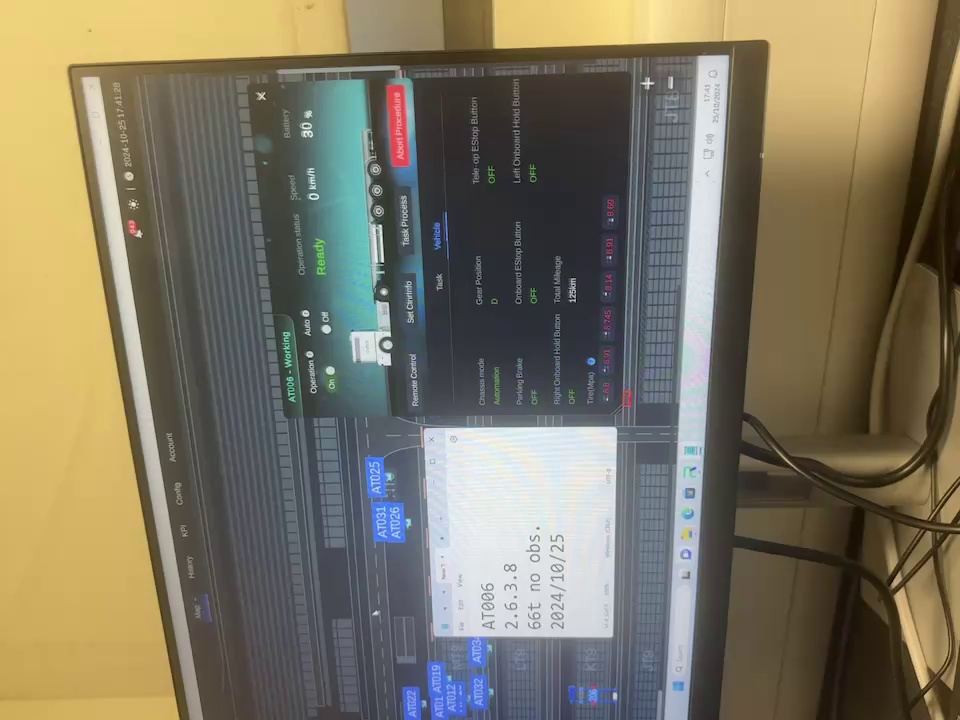
#> input picture images_pre_processed_1/frame_0000.jpg, 960 x 720 px; its folder holds 4 pictures in this run
$ python rotate_left_90.py
#> lines starting #> are read from the running program, lines starting #| are printed output that depends on the picture
from PIL import Image
import os

# 设置输入和输出文件夹路径
input_folder = "images_pre_processed_1"   # 原始图片文件夹
output_folder = "images_final_rotated" # 旋转后图片存放位置

# 确保输出文件夹存在
os.makedirs(output_folder, exist_ok=True)

# 遍历文件夹中的所有图片
for filename in os.listdir(input_folder):
    if filename.lower().endswith((".jpg", ".png", ".jpeg", ".bmp", ".tiff")):  # 只处理图片文件
        img_path = os.path.join(input_folder, filename)

        with Image.open(img_path) as img:
            # 270°（逆时针 90°）旋转：
#> img is the input picture: PIL image 960x720 RGB; mean R, G, B 124.7, 117.8, 98.3
            rotated_img = img.rotate(270, expand=True)
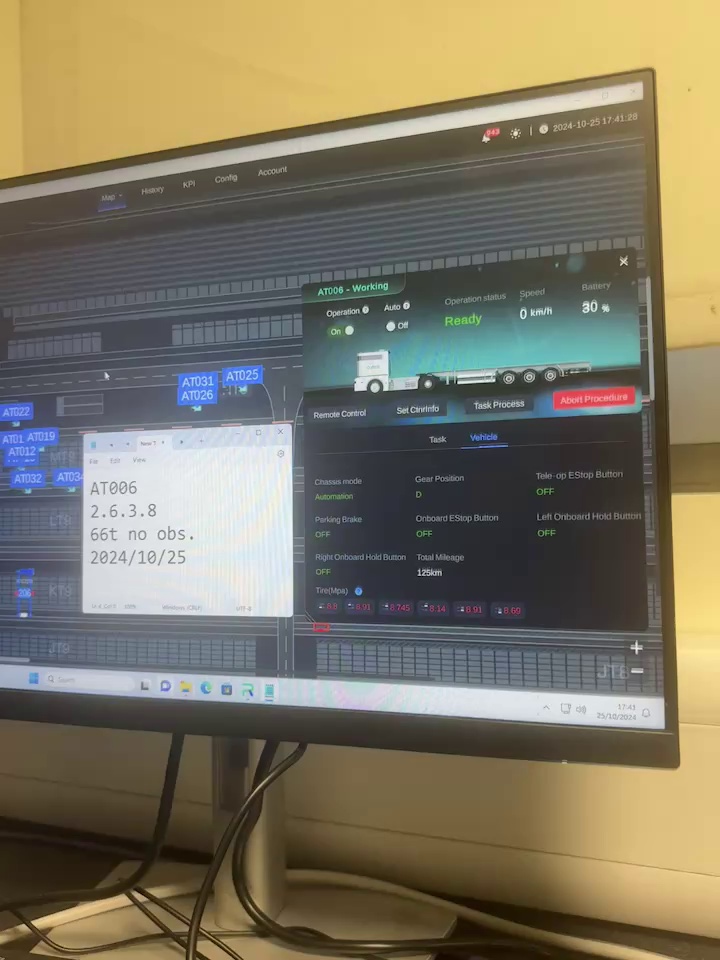
#> rotated_img: PIL image 720x960 RGB; mean R, G, B 124.7, 117.8, 98.3

            # 保存旋转后的图片
            rotated_img.save(os.path.join(output_folder, filename))
#> pass 2 of the loop `for filename in os.listdir(input_folder):`:
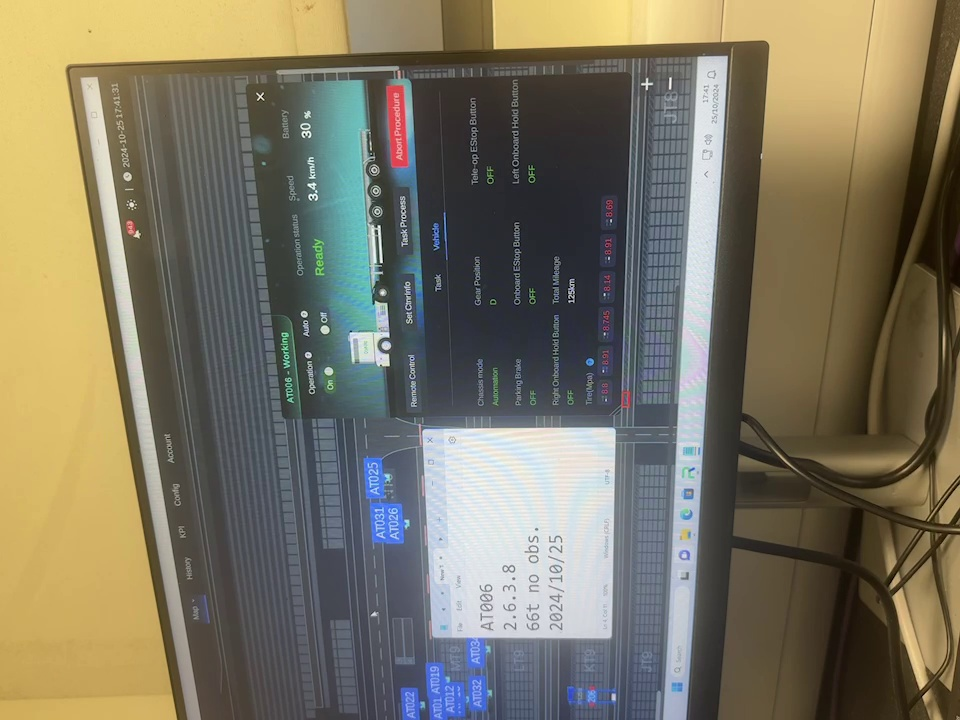
#> input picture images_pre_processed_1/frame_0100.jpg, 960 x 720 px
#> img is the input picture: PIL image 960x720 RGB; mean R, G, B 122.9, 117, 98
#> `rotated_img = img.rotate(270, expand=True)`:
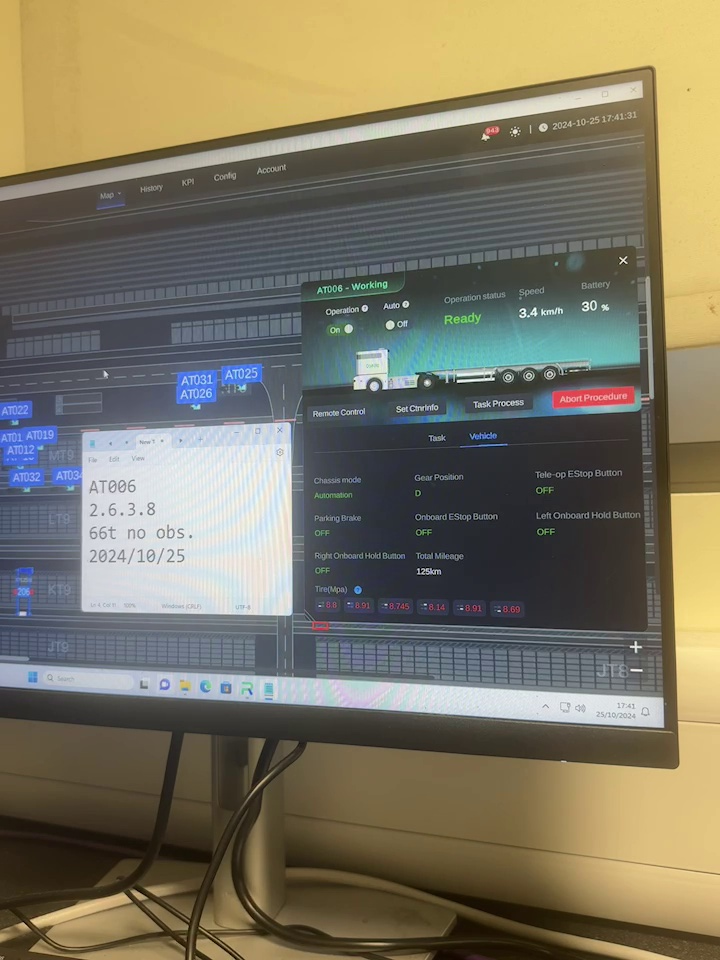
#> rotated_img: PIL image 720x960 RGB; mean R, G, B 122.9, 117, 98
#> pass 3 of the loop `for filename in os.listdir(input_folder):`:
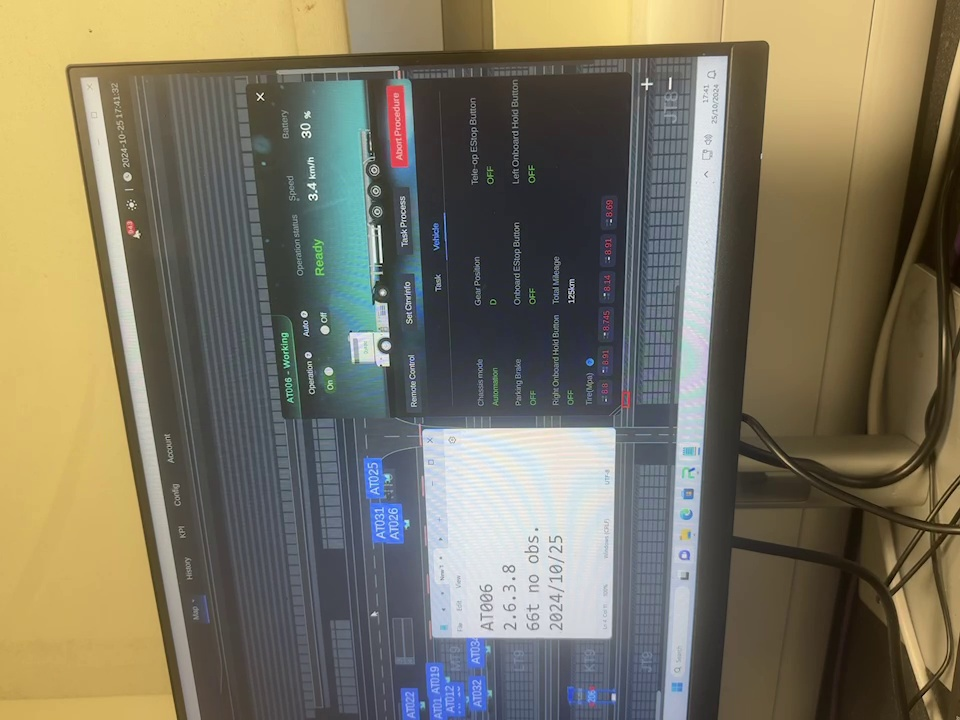
#> input picture images_pre_processed_1/frame_0110.jpg, 960 x 720 px
#> img is the input picture: PIL image 960x720 RGB; mean R, G, B 122.9, 117, 98.1
#> `rotated_img = img.rotate(270, expand=True)`:
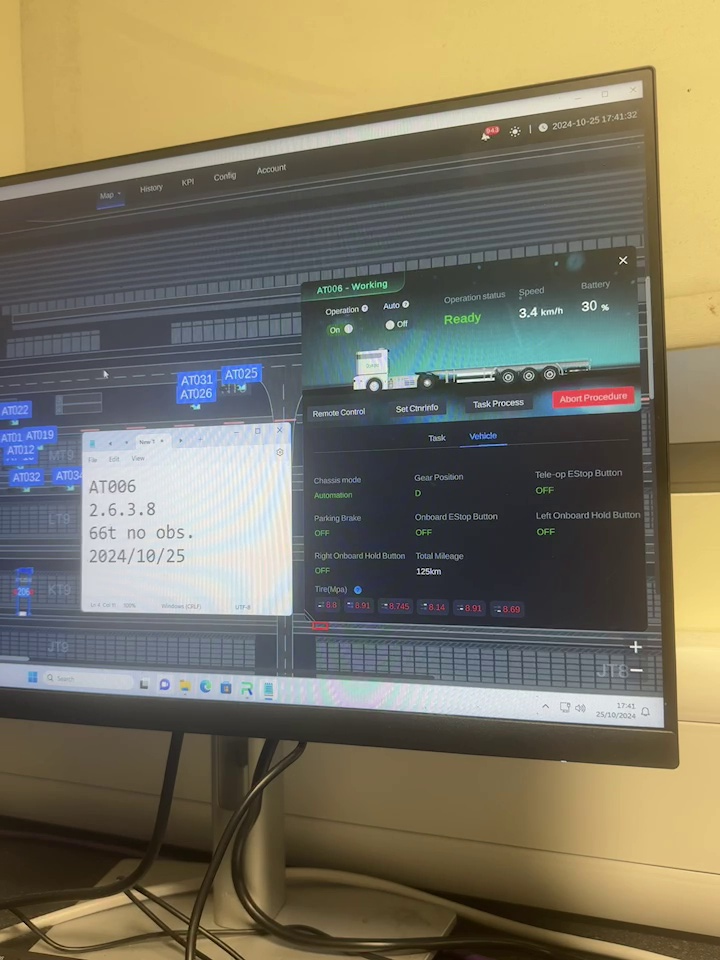
#> rotated_img: PIL image 720x960 RGB; mean R, G, B 122.9, 117, 98.1
#> the loop made 4 passes; the first 3 are shown

print("所有图片已成功旋转 90 度！")
